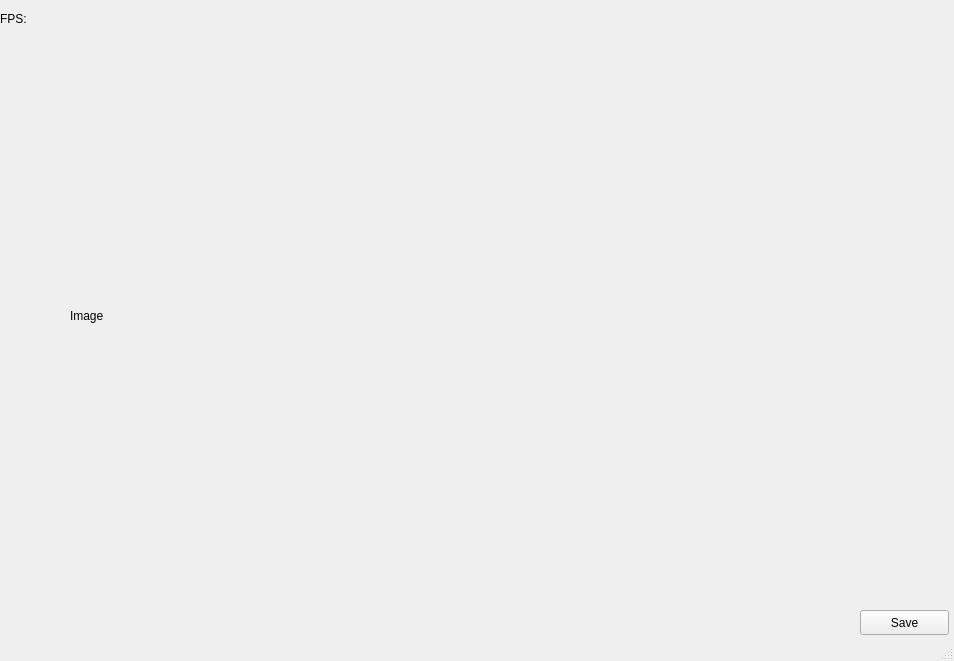
<?xml version="1.0" encoding="UTF-8"?>
<ui version="4.0">
 <class>MainWindow</class>
 <widget class="QMainWindow" name="MainWindow">
  <property name="geometry">
   <rect>
    <x>0</x>
    <y>0</y>
    <width>954</width>
    <height>661</height>
   </rect>
  </property>
  <property name="windowTitle">
   <string>MainWindow</string>
  </property>
  <widget class="QWidget" name="centralWidget">
   <widget class="QLabel" name="ImageShow">
    <property name="geometry">
     <rect>
      <x>70</x>
      <y>40</y>
      <width>821</width>
      <height>551</height>
     </rect>
    </property>
    <property name="text">
     <string>Image</string>
    </property>
   </widget>
   <widget class="QLabel" name="m_FPS">
    <property name="geometry">
     <rect>
      <x>0</x>
      <y>10</y>
      <width>67</width>
      <height>17</height>
     </rect>
    </property>
    <property name="text">
     <string>FPS:</string>
    </property>
   </widget>
   <widget class="QPushButton" name="m_Capture">
    <property name="geometry">
     <rect>
      <x>860</x>
      <y>610</y>
      <width>89</width>
      <height>25</height>
     </rect>
    </property>
    <property name="text">
     <string>Save</string>
    </property>
   </widget>
  </widget>
  <widget class="QStatusBar" name="statusBar"/>
 </widget>
 <layoutdefault spacing="6" margin="11"/>
 <resources/>
 <connections/>
</ui>
